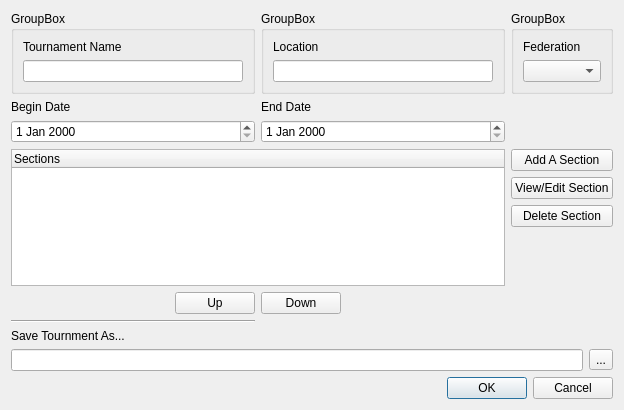
<?xml version="1.0" encoding="UTF-8"?>
<ui version="4.0">
 <class>TournamentDialog</class>
 <widget class="QDialog" name="TournamentDialog">
  <property name="geometry">
   <rect>
    <x>0</x>
    <y>0</y>
    <width>624</width>
    <height>410</height>
   </rect>
  </property>
  <property name="windowTitle">
   <string>Dialog</string>
  </property>
  <layout class="QGridLayout" name="gridLayout">
   <item row="1" column="0">
    <widget class="QDialogButtonBox" name="buttonBox">
     <property name="orientation">
      <enum>Qt::Orientation::Horizontal</enum>
     </property>
     <property name="standardButtons">
      <set>QDialogButtonBox::StandardButton::Cancel|QDialogButtonBox::StandardButton::Ok</set>
     </property>
    </widget>
   </item>
   <item row="0" column="0">
    <layout class="QVBoxLayout" name="verticalLayout_2" stretch="1,0,0">
     <item>
      <layout class="QGridLayout" name="gridLayout_2">
       <item row="0" column="0">
        <widget class="QGroupBox" name="groupBox">
         <property name="title">
          <string>GroupBox</string>
         </property>
         <layout class="QVBoxLayout" name="verticalLayout_4">
          <item>
           <widget class="QLabel" name="label_2">
            <property name="text">
             <string>Tournament Name</string>
            </property>
           </widget>
          </item>
          <item>
           <widget class="QLineEdit" name="tournamentNameEdit"/>
          </item>
         </layout>
        </widget>
       </item>
       <item row="8" column="0">
        <widget class="Line" name="line">
         <property name="orientation">
          <enum>Qt::Orientation::Horizontal</enum>
         </property>
        </widget>
       </item>
       <item row="1" column="0">
        <widget class="QLabel" name="label_4">
         <property name="text">
          <string>Begin Date</string>
         </property>
        </widget>
       </item>
       <item row="0" column="1">
        <widget class="QGroupBox" name="groupBox_2">
         <property name="title">
          <string>GroupBox</string>
         </property>
         <layout class="QVBoxLayout" name="verticalLayout_3">
          <item>
           <widget class="QLabel" name="label">
            <property name="text">
             <string>Location</string>
            </property>
           </widget>
          </item>
          <item>
           <widget class="QLineEdit" name="locationEdit"/>
          </item>
         </layout>
        </widget>
       </item>
       <item row="1" column="1">
        <widget class="QLabel" name="label_5">
         <property name="text">
          <string>End Date</string>
         </property>
        </widget>
       </item>
       <item row="2" column="1">
        <widget class="QDateEdit" name="endDateEdit"/>
       </item>
       <item row="0" column="2">
        <widget class="QGroupBox" name="groupBox_3">
         <property name="title">
          <string>GroupBox</string>
         </property>
         <layout class="QVBoxLayout" name="verticalLayout">
          <item>
           <widget class="QLabel" name="fedLabel">
            <property name="text">
             <string>Federation</string>
            </property>
           </widget>
          </item>
          <item>
           <widget class="QComboBox" name="fedComboBox">
            <item>
             <property name="text">
              <string/>
             </property>
            </item>
            <item>
             <property name="text">
              <string>USCF</string>
             </property>
            </item>
            <item>
             <property name="text">
              <string>ECE</string>
             </property>
            </item>
            <item>
             <property name="text">
              <string>JCA</string>
             </property>
            </item>
           </widget>
          </item>
         </layout>
        </widget>
       </item>
       <item row="2" column="0">
        <widget class="QDateEdit" name="beginDateEdit"/>
       </item>
       <item row="3" column="2">
        <widget class="QPushButton" name="addSectionButton">
         <property name="text">
          <string>Add A Section</string>
         </property>
        </widget>
       </item>
       <item row="4" column="2">
        <widget class="QPushButton" name="viewEditButton">
         <property name="text">
          <string>View/Edit Section</string>
         </property>
        </widget>
       </item>
       <item row="5" column="2">
        <widget class="QPushButton" name="removeButton">
         <property name="text">
          <string>Delete Section</string>
         </property>
        </widget>
       </item>
       <item row="3" column="0" rowspan="4" colspan="2">
        <widget class="QTreeWidget" name="sectionsTreeWidget">
         <column>
          <property name="text">
           <string>Sections</string>
          </property>
         </column>
        </widget>
       </item>
       <item row="7" column="0" colspan="2">
        <layout class="QHBoxLayout" name="horizontalLayout_2">
         <item>
          <spacer name="horizontalSpacer_2">
           <property name="orientation">
            <enum>Qt::Orientation::Horizontal</enum>
           </property>
           <property name="sizeHint" stdset="0">
            <size>
             <width>40</width>
             <height>20</height>
            </size>
           </property>
          </spacer>
         </item>
         <item>
          <widget class="QPushButton" name="upButton">
           <property name="text">
            <string>Up</string>
           </property>
          </widget>
         </item>
         <item>
          <widget class="QPushButton" name="downButton">
           <property name="text">
            <string>Down</string>
           </property>
          </widget>
         </item>
         <item>
          <spacer name="horizontalSpacer">
           <property name="orientation">
            <enum>Qt::Orientation::Horizontal</enum>
           </property>
           <property name="sizeHint" stdset="0">
            <size>
             <width>40</width>
             <height>20</height>
            </size>
           </property>
          </spacer>
         </item>
        </layout>
       </item>
      </layout>
     </item>
     <item>
      <widget class="QLabel" name="label_3">
       <property name="text">
        <string>Save Tournment As...</string>
       </property>
      </widget>
     </item>
     <item>
      <layout class="QHBoxLayout" name="horizontalLayout">
       <item>
        <widget class="QLineEdit" name="savePathEdit"/>
       </item>
       <item>
        <widget class="QToolButton" name="toolButton">
         <property name="text">
          <string>...</string>
         </property>
        </widget>
       </item>
      </layout>
     </item>
    </layout>
   </item>
  </layout>
 </widget>
 <resources/>
 <connections>
  <connection>
   <sender>buttonBox</sender>
   <signal>accepted()</signal>
   <receiver>TournamentDialog</receiver>
   <slot>accept()</slot>
   <hints>
    <hint type="sourcelabel">
     <x>248</x>
     <y>254</y>
    </hint>
    <hint type="destinationlabel">
     <x>157</x>
     <y>274</y>
    </hint>
   </hints>
  </connection>
  <connection>
   <sender>buttonBox</sender>
   <signal>rejected()</signal>
   <receiver>TournamentDialog</receiver>
   <slot>reject()</slot>
   <hints>
    <hint type="sourcelabel">
     <x>316</x>
     <y>260</y>
    </hint>
    <hint type="destinationlabel">
     <x>286</x>
     <y>274</y>
    </hint>
   </hints>
  </connection>
 </connections>
</ui>
